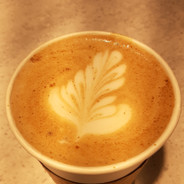
#> input picture cv2 1/assets/logo.jpg, 184 x 184 px
$ python 'learn cv2 1.py'
#> lines starting #> are read from the running program, lines starting #| are printed output that depends on the picture
import cv2

#-1, cv2.IMREAD_COLOR: loads color, ignores transparency
#0, cv2.IMREAD_GRAYSCALE: loads image in grayscale mode
#1, cv2.IMREAD_UNCHANGED: loads image as is (including transparency)

img = cv2.imread('assets/logo.jpg', 1)
#> img is the input picture: shape (184, 184, 3); mean B, G, R 63.7, 140.5, 208.8
img = cv2.resize(img, (0,0), fx=1, fy=1)
img = cv2.rotate(img, cv2.cv2.ROTATE_90_CLOCKWISE)
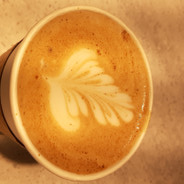
#> img: shape (184, 184, 3); mean B, G, R 63.7, 140.5, 208.8

cv2.imwrite('assets/new_img.jpg', img)

cv2.imshow('the image',img)
cv2.waitKey(0)
cv2.destroyAllWindows()
